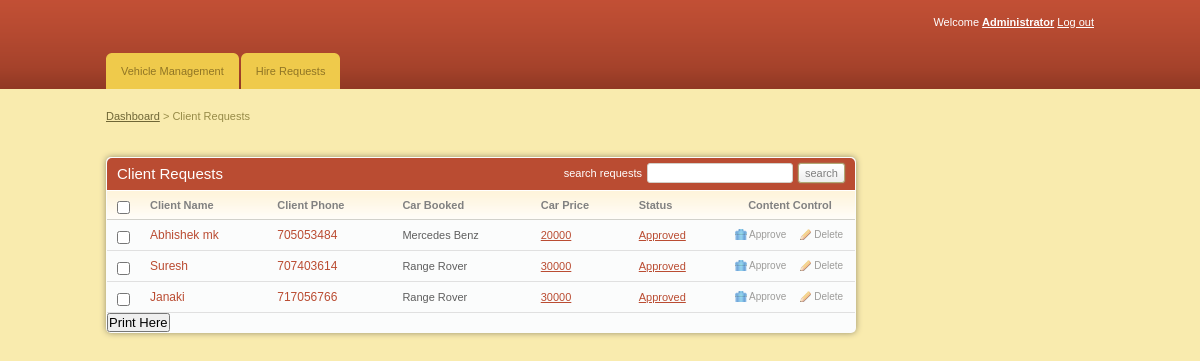
The page /admin/client_requests.php (signed in) on the database its author committed.
### tables this page shows
CREATE TABLE IF NOT EXISTS `client` (
  `client_id` int(11) NOT NULL AUTO_INCREMENT,
  `fname` varchar(255) NOT NULL,
  `email` varchar(255) NOT NULL,
  `id_no` int(11) NOT NULL,
  `phone` int(11) NOT NULL,
  `location` varchar(255) NOT NULL,
  `gender` varchar(255) NOT NULL,
  `car_id` int(11) NOT NULL,
  `status` varchar(255) NOT NULL,
  `mpesa` varchar(255) NOT NULL,
  PRIMARY KEY (`client_id`)
);

CREATE TABLE IF NOT EXISTS `cars` (
  `car_id` int(11) NOT NULL AUTO_INCREMENT,
  `car_name` varchar(255) NOT NULL,
  `car_type` varchar(255) NOT NULL,
  `image` text NOT NULL,
  `hire_cost` int(11) NOT NULL,
  `capacity` int(11) NOT NULL,
  `status` varchar(255) NOT NULL,
  PRIMARY KEY (`car_id`)
);

### admin/client_requests.php (the view, shortened to what this page needs)
<!DOCTYPE html PUBLIC "-//W3C//DTD XHTML 1.0 Transitional//EN" "http://www.w3.org/TR/xhtml1/DTD/xhtml1-transitional.dtd">
<html xmlns="http://www.w3.org/1999/xhtml">
<head>
	<link rel="stylesheet" href="css/style.css" type="text/css" media="all" />
</head>
<body>
<div id="header">
	<div class="shell">
		<?php
			include 'menu.php';
		?>
	</div>
</div>
<div id="container">
	<div class="shell">
		<div class="small-nav">
			<a href="index.php">Dashboard</a>
			<span>&gt;</span>
			Client Requests
		</div>
		<br />
		<div id="main">
			<div id="content">
				<div class="box">
					<div class="box-head">
						<h2 class="left">Client Requests</h2>
						<div class="right">
							<label>search requests</label>
							<input type="text" class="field small-field" />
							<input type="submit" class="button" value="search" />
						</div>
					</div>
					<div class="table">
						<table width="100%" border="0" cellspacing="0" cellpadding="0">
							<tr>
								<th width="13"><input type="checkbox" class="checkbox" /></th>
								<th>Client Name</th>
								<th>Client Phone</th>
								<th>Car Booked</th>
                                                                <th>Car Price</th>
								<th>Status</th>
								<th width="110" class="ac">Content Control</th>
							</tr>
							<?php
								include '../includes/config.php';
								$select = "SELECT client.client_id,client.fname,client.phone,cars.car_name,cars.hire_cost,client.status
										FROM client JOIN cars ON client.car_id=cars.car_id";
								$result = $conn->query($select);
								while($row = $result->fetch_assoc()){
							?>
							<tr>
								<td><input type="checkbox" class="checkbox" /></td>
								<td><h3><a href="#"><?php echo $row['fname'] ?></a></h3></td>
								<td><h3><a href="#"><?php echo $row['phone'] ?></a></h3></td>
								<td><?php echo $row['car_name'] ?></td>
								<td><a href="#"><?php echo $row['hire_cost'] ?></a></td>
								<td><a href="#"><?php echo $row['status'] ?></a></td>
								<td><a href="javascript:sureToApprove(<?php echo $row['client_id'];?>)" class="ico del">Approve</a><a href="#" class="ico edit">Delete</a></td>
							</tr>
							<?php
								}
							?>
						</table>
					</div>
					<h2><input type="submit" onclick="window.print()" value="Print Here" /></h2>
				</div>
			</div>
		</div>
	</div>
</div>
</body>
</html>

### admin/css/style.css (style rules this page uses)
* { padding:0; margin:0; outline:0; }
body { background:#f9ebae; font-family: Verdana, sans-serif; font-size:11px; line-height:14px; color:#5e5e5e; }
input, textarea, select { font-family: Verdana, sans-serif; font-size:13px; }
.field { border:solid 1px #d3cfc7; background:#fff; padding:5px; }
.small-field { border:solid 1px #d3cfc7; background:#fff; padding:3px 1px; font-size:11px; }
.checkbox { width:13px; height:13px; vertical-align:top; position:relative; top:2px; }
.button { background:#eee url(images/button.gif) repeat-x 0 0; border:solid 1px #b1a874; color:#7f7f7f; font-size:11px; padding:2px 6px 2px 6px; cursor:pointer; line-height:14px !important; }
a { color:#ba4c32; text-decoration: underline; cursor:pointer; }
.left, .alignleft { float:left; display:inline; }
.right, .alignright { float:right; display:inline; }
.ac { text-align: center !important; }
h2 { font-size:15px; font-weight: normal; }
h3 { font-size:12px; line-height:14px; font-weight: normal; }
h3 a { text-decoration: none; }
.shell { width:988px; margin:0 auto; }
#header { height:89px; background:url(images/header.gif); white-space:nowrap; }
#container { padding:20px 0; }
.small-nav { color:#978b48; padding-bottom:20px; }
.small-nav a { color:#6f6636; }
#content { float:left; width:750px; }
.table th { background:#fffdfa url(images/th.gif) repeat-x 0 0; color:#818181; text-align: left; padding:7px 10px; border-bottom:solid 1px #d2d1cb; }
.table td { background:#fbfcfc; border-bottom:solid 1px #e0e0e0; padding:8px 10px; }
.box { background:#fbfcfc; height:100%; padding:1px; margin-bottom:20px; }
.box-head { background:#ba4c32; height:32px; color:#fff; padding: 0 10px; line-height:32px; white-space:nowrap; border-bottom:solid 1px #fff; }
.box-head .right { padding-top:5px; line-height:13px; }
.box-head .right label, .box-head .right input { float:left; }
.box-head .right label { padding:4px 0 0 0; }
.box-head .right input { margin-left:5px; }
a.ico { color:#9d9c9a; font-size:10px; text-decoration: none; padding:0 0 0 14px; background-repeat:no-repeat; background-position:0 0; }
a.del { background-image:url(images/del.gif) }
a.edit { background-image:url(images/edit.gif); margin-left:14px; }
.box { -moz-border-radius:5px; -webkit-border-radius:5px; -moz-box-shadow: 0 0 6px #978f6c; -webkit-box-shadow: 0 0 6px #978f6c; }
.box-head { -moz-border-radius-topleft:5px; -moz-border-radius-topright:5px; -webkit-border-top-left-radius:5px; -webkit-border-top-right-radius:5px; }
.field, .button { -moz-border-radius:4px; -webkit-border-radius:4px; }
.small-field, .button, .pagging a { -moz-border-radius:3px; -webkit-border-radius:3px; }
.button { -moz-box-shadow: 0 0 2px #978f6c; -webkit-box-shadow: 0 0 2px #978f6c; }

### rows shown on the page
client: fname "Abhishek mk", phone "705053484", car.car_name "Mercedes Benz", car.hire_cost "20000", status "Approved"
client: fname "Suresh", phone "707403614", car.car_name "Range Rover", car.hire_cost "30000", status "Approved"
client: fname "Janaki", phone "717056766", car.car_name "Range Rover", car.hire_cost "30000", status "Approved"
